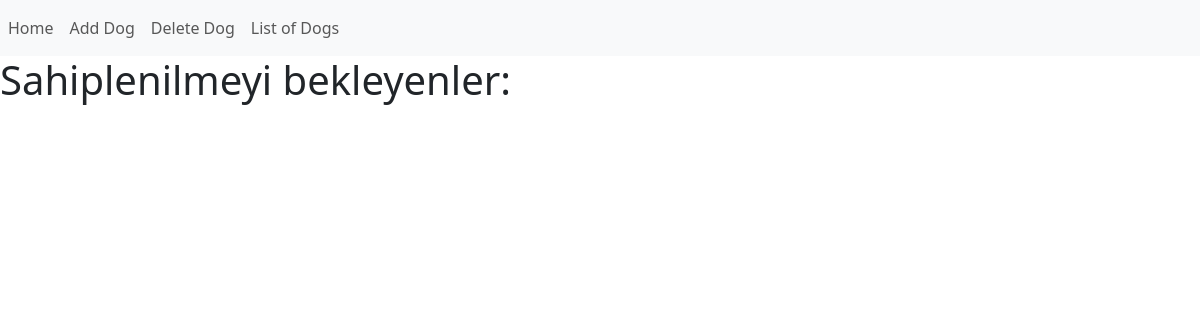
/list, run on an earlier commit of the app's database.
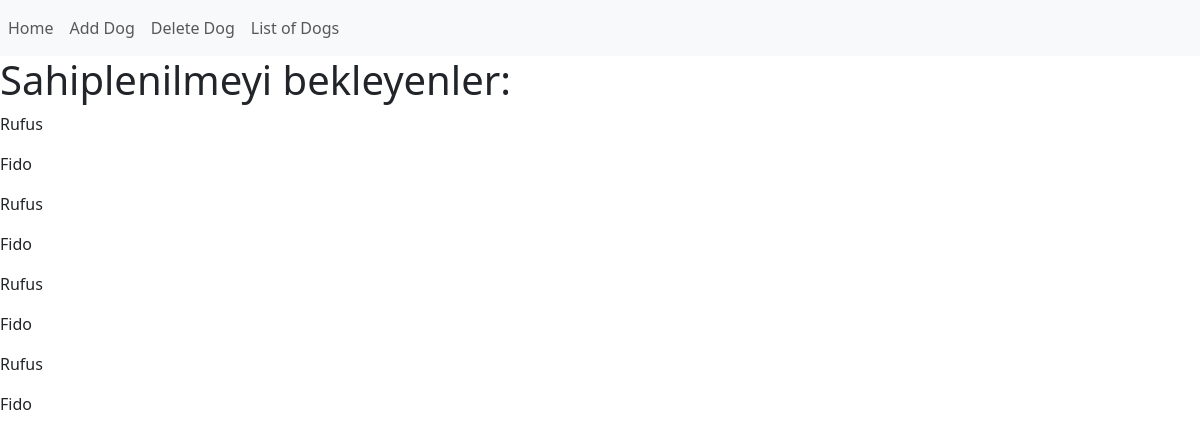
And on a later commit of the database.
### Mini Proje/app.py (models this page shows, shortened)
class Dog(db.Model):
    __tablename__ = "dogs"
    id = db.Column(db.Integer, primary_key=True)
    name = db.Column(db.Text)

### Mini Proje/app.py (the view)
@app.route("/list")
def list_dog():
    all_dogs = Dog.query.all()  # Liste
    return render_template("list.html", dogs=all_dogs)

### Mini Proje/templates/list.html
{% extends "base.html" %}
{% block content %}
<div class="jumbotron">
        <h1>Sahiplenilmeyi bekleyenler: </h1>
        {% for dog in dogs  %}
               <p>{{ dog.name }}</p>
        {% endfor %}
</div>
{% endblock %}

### Mini Proje/templates/base.html (shortened to what this page needs)
<!DOCTYPE html>
<html lang="en">
<head>
    <link href="https://cdn.jsdelivr.net/npm/bootstrap@5.3.0/dist/css/bootstrap.min.css" rel="stylesheet">
</head>
<body>
    <nav class="navbar navbar-expand-lg navbar-light bg-light">
        <div class="navbar-nav">
            <a class="nav-item nav-link" href="{{url_for('index')}}">Home</a>
            <a class="nav-item nav-link" href="{{url_for('add')}}">Add Dog</a>
            <a class="nav-item nav-link" href="{{url_for('delete')}}">Delete Dog</a>
            <a class="nav-item nav-link" href="{{url_for('list_dog')}}">List of Dogs</a>
        </div>
    </nav>
    {% block content %}{% endblock %}
</body>
</html>

What changed in the data, as far as the page shows it:
added Dog: name "Rufus"
added Dog: name "Fido"
added Dog: name "Rufus"
added Dog: name "Fido"
added Dog: name "Rufus"
added Dog: name "Fido"
added Dog: name "Rufus"
added Dog: name "Fido"
